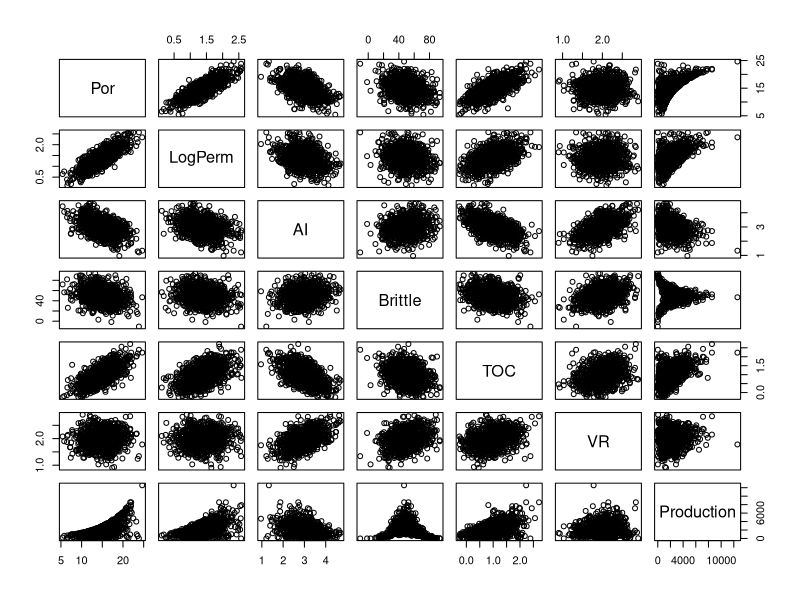
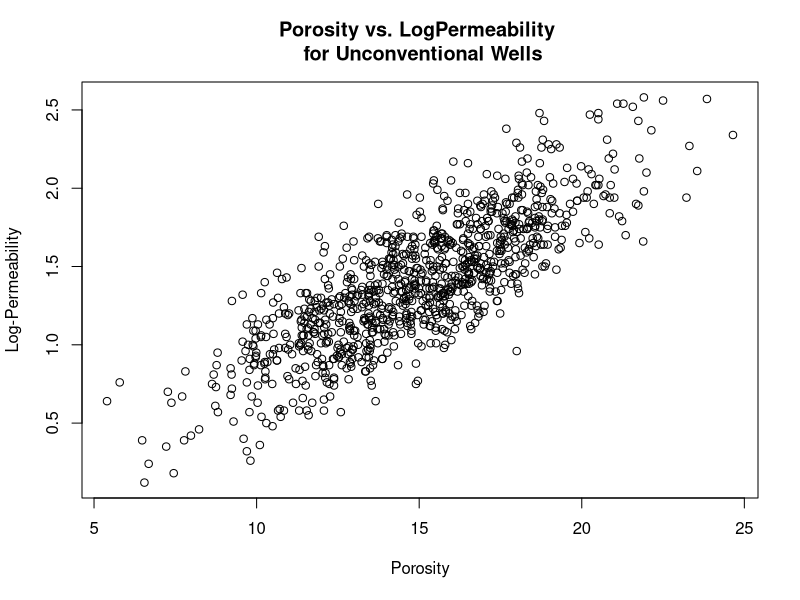
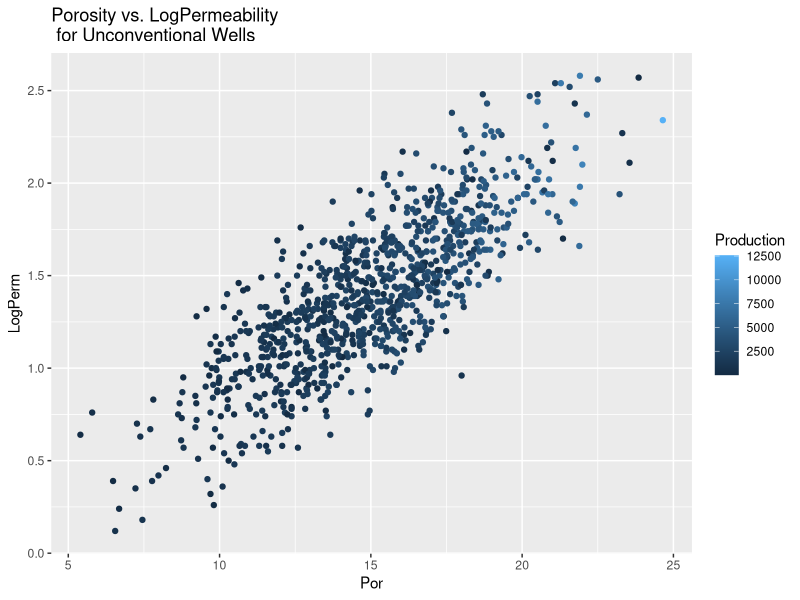

Reproduce these figures in R, in order.
#Project
#install.packages("ggplot2"); install.packages("plotly")
library(ggplot2)

DF0 <- read.table("mv_unconv.csv", as.is = TRUE)
rock.data <- read.csv(text = DF0[[1]])
#eliminate wellindex column
rock.data <- rock.data[,-1]
head(rock.data); tail(rock.data)
attach(rock.data)
dim(rock.data)
pairs(rock.data)

#mean values
data.frame(mean(Por),mean(LogPerm),mean(Production),
           mean(AI),mean(Brittle),mean(TOC),mean(VR))

#plotting porosity and permeability
plot(Por,LogPerm,main="Porosity vs. LogPermeability \n for Unconventional Wells",
     xlab="Porosity",ylab="Log-Permeability")
ggplot(data=rock.data,aes(x=Por,y=LogPerm)) + geom_point(aes(color=Production)) + 
  ggtitle("Porosity vs. LogPermeability \n for Unconventional Wells")

#correlations
cov(rock.data)
cor(rock.data)
